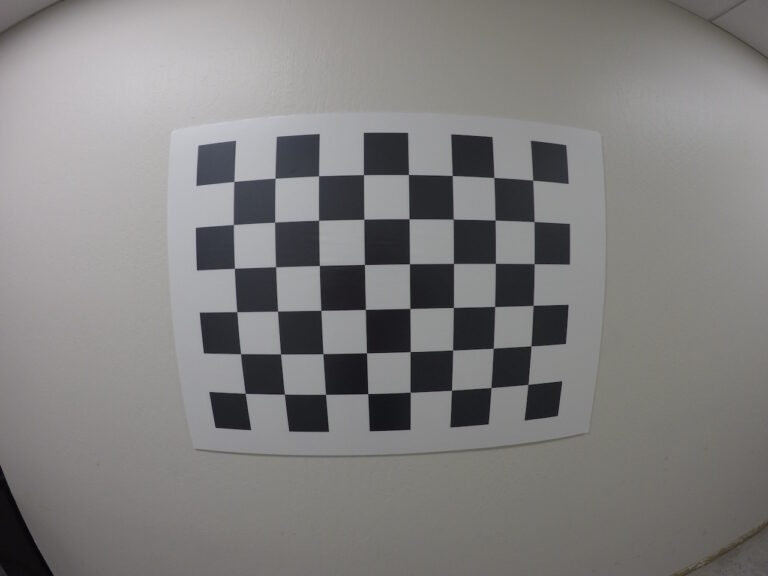
#> input picture MVision/Testting/testing/chessboard2.jpg, 768 x 576 px
$ python correction.py
#> lines starting #> are read from the running program, lines starting #| are printed output that depends on the picture; after the words box and inside, x2 and y2 are one past the last pixel; in counts of white or black regions, pixels touching at a corner belong together; long printed decimals are rounded
# Import required libraries
import cv2
import glob
import numpy as np
import matplotlib.pyplot as plt
import os  # Added for path checking

# Arrays to store object points and image points from all the images.
objpoints = []  # 3d point in real world space
imgpoints = []  # 2d points in image plane.

# Termination criteria
criteria = (cv2.TERM_CRITERIA_EPS + cv2.TERM_CRITERIA_MAX_ITER, 30, 0.001)

# Prepare object points
objp = np.zeros((6 * 8, 3), np.float32)
objp[:, :2] = np.mgrid[0:8, 0:6].T.reshape(-1, 2)

# Debug: Print current working directory
print(f"Current working directory: {os.getcwd()}")

# Make a list of calibration images
images = glob.glob('testing/chessboard2.jpg')

# Debug: Print number of images found
print(f"Number of images found: {len(images)}")
# Debug: Print the image paths
print(f"Image paths: {images}")

# Store image size for later calibration
img_size = None

for idx, filename in enumerate(images):
    print(f"Processing image {idx + 1}/{len(images)}: {filename}")

    # Check if file exists and is readable
    if not os.path.isfile(filename):
        print(f"Error: File {filename} does not exist")
        continue

    # Read the image and convert it to a grayscale
    image = cv2.imread(filename)
#> image is the input picture: shape (576, 768, 3); mean B, G, R 127.3, 127.8, 129.2

    # Debug: Check if image was loaded properly
    if image is None:
        print(f"Error: Could not read image {filename}")
        continue

    print(f"Image shape: {image.shape}")
#| Image shape: (576, 768, 3)

    # Store the image size for calibration later
    if img_size is None:
        img_size = (image.shape[1], image.shape[0])  # Width, Height
#> img_size = (768, 576)

    # convert it to grayscale
    gray = cv2.cvtColor(image, cv2.COLOR_BGR2GRAY)

    # Find the chessboard corners
    print("Looking for chessboard corners...")
    found, corners = cv2.findChessboardCorners(gray, (8, 6), None)
#> found = True; corners = 48 rows, first 8: [233.8, 181.5], [275.2, 178.4], [318.5, 175.7], [363.4, 174.6], [408.5, 174.4], [452, 175.5], [494.2, 177.3], [532.5, 179.9]

    # Debug: Print if corners were found
    print(f"Chessboard corners found: {found}")
#| Chessboard corners found: True

    # If found, add object points, image points (after refining them)
    if found == True:
        objpoints.append(objp)

        corners2 = cv2.cornerSubPix(gray, corners, (11, 11), (-1, -1), criteria)
#> corners2 = 48 rows, first 8: [233.9, 181.4], [275, 178.2], [318.6, 175.8], [363.5, 174.6], [408.5, 174.5], [452.2, 175.5], [493.8, 177.5], [532.7, 180.2]
        imgpoints.append(corners2)

        # Draw and display the corners
        cv2.drawChessboardCorners(image, (8, 6), corners, found)
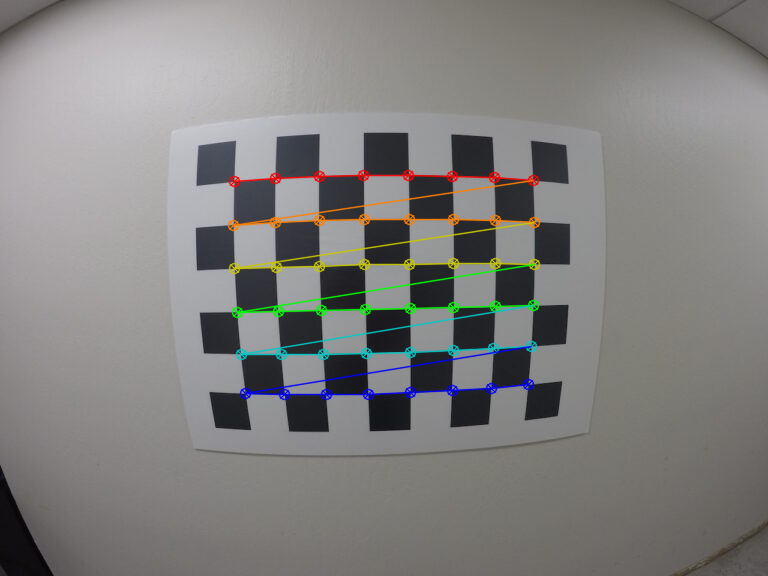
#> image: shape (576, 768, 3); 3.05% of pixels changed, all inside (x1, y1, x2, y2) = (227, 169, 541, 401)
        print("Displaying image with corners. Press any key to continue...")
        cv2.imshow("Corners", image)
        cv2.waitKey(0)
    else:
        print("No chessboard corners found in this image")

print("Destroying all windows...")
cv2.destroyAllWindows()

# Check if we have enough points for calibration
if len(objpoints) > 0 and len(imgpoints) > 0 and img_size is not None:
    print("Performing camera calibration...")
    ret, mtx, dist, rvecs, tvecs = cv2.calibrateCamera(objpoints, imgpoints, img_size, None, None)
#> ret = 0.103; mtx = [[354.7, 0, 386.9], [0, 352.9, 317], [0, 0, 1]]; dist = [[-0.272, 0.0475, -0.0124, 0.00411, 0.034]]; rvecs = ([0.121, -0.0612, -0.019],); tvecs = ([-3.52, -3.08, 7.37],)

    if ret:
        print("Camera calibrated successfully!")
        print(f"Camera matrix:\n{mtx}")
#| Camera matrix:
#| [[354.678    0.         386.871]
#|  [  0.         352.918 317.001]
#|  [  0.           0.           1.        ]]
        print(f"Distortion coefficients:\n{dist}")
#| Distortion coefficients:
#| [[-0.2716  0.04752 -0.01243  0.004112  0.03404]]

        # Save the calibration results for future use
        calibration_data = {
            'camera_matrix': mtx,
            'dist_coeffs': dist
        }
#> calibration_data = {'camera_matrix': [[354.7, 0, 386.9], [0, 352.9, 317], [0, 0, 1]], 'dist_coeffs': [[-0.272, 0.0475, -0.0124, 0.00411, 0.034]]}
        np.save('camera_calibration.npy', calibration_data)
        print("Calibration data saved to 'camera_calibration.npy'")

        # If you want to test the calibration on a test image
        test_img_path = 'testing/chessboard2.jpg'
        if os.path.isfile(test_img_path):
            print(f"Testing calibration on {test_img_path}")
            test_img = cv2.imread(test_img_path)

            if test_img is not None:
                # Undistort the image
                undistorted = cv2.undistort(test_img, mtx, dist, None, mtx)
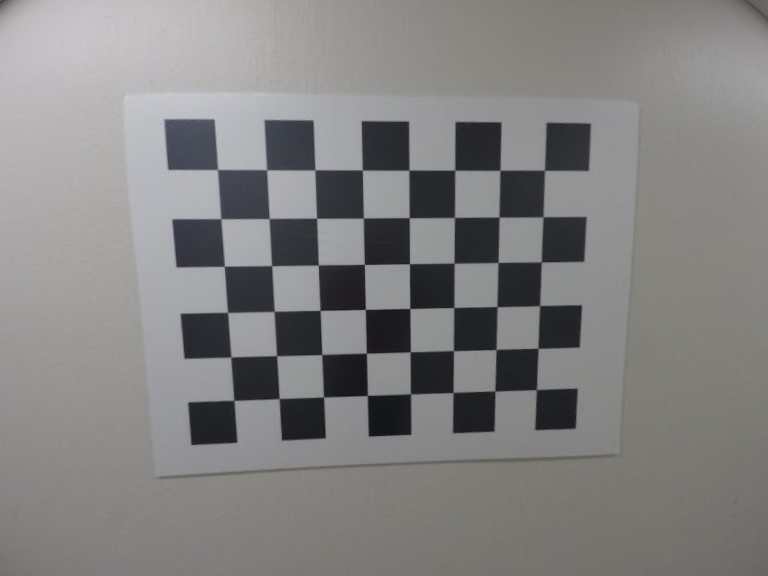
#> undistorted: shape (576, 768, 3); mean B, G, R 129.6, 130, 130.6

                # Save the undistorted image
                output_path = 'undistorted_test_image.jpg'
                cv2.imwrite(output_path, undistorted)
                print(f"Undistorted image saved to: {output_path}")

                # PERSPECTIVE CORRECTION START - ADD THIS PART
                # Finding chessboard corners again on the undistorted image
                undistorted_gray = cv2.cvtColor(undistorted, cv2.COLOR_BGR2GRAY)
                found_undistorted, corners_undistorted = cv2.findChessboardCorners(undistorted_gray, (8, 6), None)
#> found_undistorted = True; corners_undistorted = 48 rows, first 8: [217.5, 169.6], [266.9, 169.8], [315, 169.6], [361.9, 169.7], [409.2, 169.8], [454.8, 170.1], [500, 170], [543.7, 169.6]

                if found_undistorted:
                    # Refine the corner detection
                    corners_undistorted = cv2.cornerSubPix(undistorted_gray, corners_undistorted, (11, 11), (-1, -1),
                                                           criteria)
#> corners_undistorted = 48 rows, first 8: [217.6, 169.5], [266.6, 169.7], [314.8, 169.8], [362.3, 169.9], [409, 170.1], [454.7, 170.2], [499.9, 170.3], [544.5, 170.3]

                    # Get the four outer corners of the chessboard
                    board_width = 8
                    board_height = 6

                    # Extract the four outer corners of the chessboard
                    top_left = corners_undistorted[0][0]
#> top_left = [217.6, 169.5]
                    top_right = corners_undistorted[board_width - 1][0]
#> top_right = [544.5, 170.3]
                    bottom_left = corners_undistorted[board_width * (board_height - 1)][0]
#> bottom_left = [233.8, 400.4]
                    bottom_right = corners_undistorted[-1][0]
#> bottom_right = [536.5, 389.6]

                    print(
                        f"Using corners for perspective correction: TL={top_left}, TR={top_right}, BL={bottom_left}, BR={bottom_right}")
#| Using corners for perspective correction: TL=[217.599 169.487], TR=[544.4844  170.340], BL=[233.800 400.398], BR=[536.4604  389.615]

                    # Define the source points (corners detected in the image)
                    src_points = np.array([top_left, top_right, bottom_right, bottom_left], dtype=np.float32)
#> src_points = [[217.6, 169.5], [544.5, 170.3], [536.5, 389.6], [233.8, 400.4]]

                    # Define the destination points (where we want the corners to be in the output image)
                    # Calculate the width and height based on the detected corners
                    width = int(max(
                        np.linalg.norm(top_right - top_left),
                        np.linalg.norm(bottom_right - bottom_left)
                    ))
#> width = 326
                    height = int(max(
                        np.linalg.norm(bottom_left - top_left),
                        np.linalg.norm(bottom_right - top_right)
                    ))
#> height = 231

                    print(f"Target dimensions for perspective correction: width={width}, height={height}")
#| Target dimensions for perspective correction: width=326, height=231

                    # Create destination points for a perfect rectangle
                    dst_points = np.array([
                        [0, 0],  # top-left
                        [width - 1, 0],  # top-right
                        [width - 1, height - 1],  # bottom-right
                        [0, height - 1]  # bottom-left
                    ], dtype=np.float32)
#> dst_points = [[0, 0], [325, 0], [325, 230], [0, 230]]

                    # Calculate the perspective transform matrix
                    M = cv2.getPerspectiveTransform(src_points, dst_points)
#> M = [[0.864, -0.0606, -177.7], [-0.00221, 0.846, -142.9], [-0.000151, -0.000289, 1]]

                    # Apply the perspective transformation
                    warped = cv2.warpPerspective(undistorted, M, (width, height))
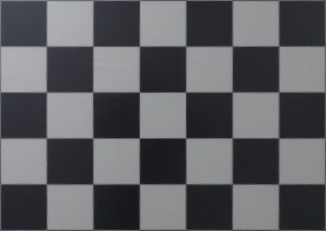
#> warped: shape (231, 326, 3); mean B, G, R 98.3, 94.8, 94

                    # Save the warped image
                    perspective_path = 'perspective_corrected_chessboard.jpg'
                    cv2.imwrite(perspective_path, warped)
                    print(f"Perspective-corrected image saved to: {perspective_path}")

                    # Update the plot to include the perspective correction
                    plt.figure(figsize=(15, 5))

                    plt.subplot(1, 3, 1)
                    plt.imshow(cv2.cvtColor(test_img, cv2.COLOR_BGR2RGB))
                    plt.title('Original Image')
                    plt.axis('off')

                    plt.subplot(1, 3, 2)
                    plt.imshow(cv2.cvtColor(undistorted, cv2.COLOR_BGR2RGB))
                    plt.title('Undistorted Image')
                    plt.axis('off')

                    plt.subplot(1, 3, 3)
                    plt.imshow(cv2.cvtColor(warped, cv2.COLOR_BGR2RGB))
                    plt.title('Perspective Corrected')
                    plt.axis('off')

                    plt.tight_layout()
                    plt.savefig('full_correction_comparison.png')
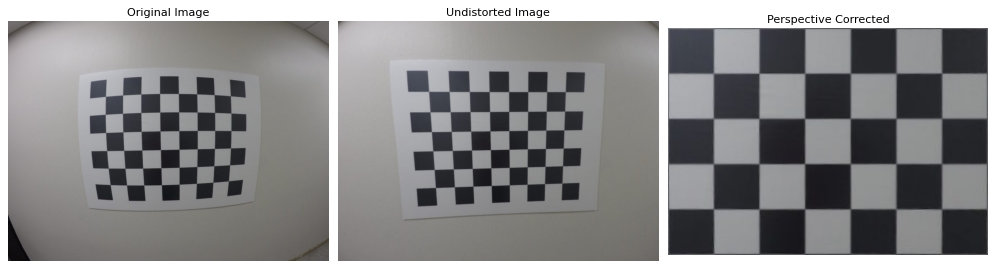
#> figure drawn by matplotlib, 3 panels
                    print("Full correction comparison plot saved to: full_correction_comparison.png")
                    plt.show()  # This will display the plot before terminating

                    # Display with OpenCV
                    cv2.imshow("Original", test_img)
                    cv2.imshow("Undistorted", undistorted)
                    cv2.imshow("Perspective Corrected", warped)
                else:
                    print("Could not find chessboard corners in the undistorted image for perspective correction")
                    # Fall back to the original comparison
                    plt.figure(figsize=(12, 6))

                    plt.subplot(1, 2, 1)
                    plt.imshow(cv2.cvtColor(test_img, cv2.COLOR_BGR2RGB))
                    plt.title('Original Image')
                    plt.axis('off')

                    plt.subplot(1, 2, 2)
                    plt.imshow(cv2.cvtColor(undistorted, cv2.COLOR_BGR2RGB))
                    plt.title('Undistorted Image')
                    plt.axis('off')

                    plt.tight_layout()
                    plt.savefig('comparison_plot.png')
                    print("Comparison plot saved to: comparison_plot.png")
                    plt.show()  # This will display the plot before terminating

                    # Display original and undistorted images using OpenCV
                    cv2.imshow("Original", test_img)
                    cv2.imshow("Undistorted", undistorted)
                # PERSPECTIVE CORRECTION END

                print("Press any key to close the windows and terminate the program...")
                cv2.waitKey(0)
                cv2.destroyAllWindows()
            else:
                print(f"Could not read test image {test_img_path}")
        else:
            print(f"Test image {test_img_path} not found")
    else:
        print("Camera calibration failed")
else:
    print("Not enough data for calibration")

print("Done.")
